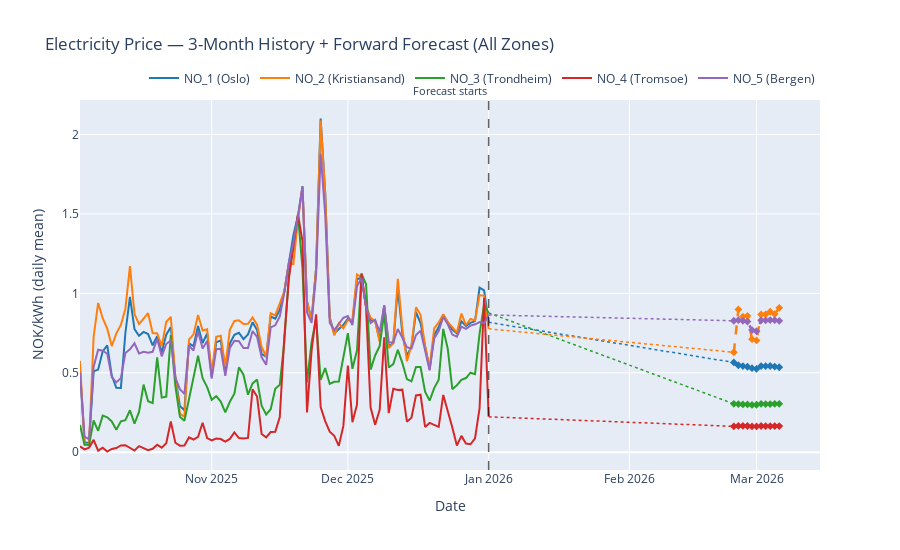

Source (notebook cell):
### Markdown cell above
#
#
 
6
.
 
P
r
i
c
e
 
F
o
r
e
c
a
s
t
 
—
 
H
i
s
t
o
r
i
c
a
l
 
+
 
F
o
r
w
a
r
d
 
(
A
l
l
 
Z
o
n
e
s
)


C
o
m
b
i
n
e
d
 
v
i
e
w
:
 
*
*
3
 
m
o
n
t
h
s
 
o
f
 
a
c
t
u
a
l
 
p
r
i
c
e
s
*
*
 
f
l
o
w
i
n
g
 
i
n
t
o
 
*
*
Y
r
 
w
e
a
t
h
e
r
-
b
a
s
e
d
 
f
o
r
w
a
r
d
 
f
o
r
e
c
a
s
t
*
*
 
f
o
r
 
a
l
l
 
5
 
z
o
n
e
s
.
 
T
h
i
s
 
s
h
o
w
s
 
h
o
w
 
t
h
e
 
f
o
r
e
c
a
s
t
 
c
o
n
n
e
c
t
s
 
t
o
 
r
e
c
e
n
t
 
p
r
i
c
e
 
h
i
s
t
o
r
y
.


-
 
*
*
S
o
l
i
d
 
l
i
n
e
s
*
*
:
 
A
c
t
u
a
l
 
d
a
i
l
y
 
m
e
a
n
 
p
r
i
c
e
s
 
(
l
a
s
t
 
3
 
m
o
n
t
h
s
)

-
 
*
*
D
a
s
h
e
d
 
l
i
n
e
s
 
+
 
m
a
r
k
e
r
s
*
*
:
 
M
L
 
f
o
r
e
c
a
s
t
 
u
s
i
n
g
 
Y
r
 
w
e
a
t
h
e
r
 
(
~
1
0
 
d
a
y
s
 
a
h
e
a
d
)

-
 
*
*
V
e
r
t
i
c
a
l
 
l
i
n
e
*
*
:
 
T
r
a
n
s
i
t
i
o
n
 
f
r
o
m
 
h
i
s
t
o
r
i
c
a
l
 
t
o
 
f
o
r
e
c
a
s
t

### Code cell
# Fetch Yr forecast for all zones and run forward predictions
zone_forecasts: dict[str, pd.DataFrame] = {}
forecast_failed = []

for zone in ZONES:
    print(f"Fetching Yr forecast for {zone} ({ZONE_NAMES[zone]})...", end=" ")
    yr_df = fetch_yr_forecast(zone, cache=True)
    
    if yr_df.empty:
        print("FAILED (no Yr data)")
        forecast_failed.append(zone)
        continue
    
    # Get EUR/NOK rate and last features
    df = zone_data[zone]
    eur_nok = df["eur_nok"].dropna().iloc[-1]
    last_features = df.iloc[-336:]  # 2 weeks of history
    
    # Use best individual model
    best_mt = zone_best_model_type[zone]
    best_model = zone_results[zone]["ensemble"]["models"][best_mt]
    
    fwd = forecast_with_yr(
        model=best_model,
        last_features=last_features,
        yr_forecast_df=yr_df,
        eur_nok=eur_nok,
    )
    
    if not fwd.empty:
        zone_forecasts[zone] = fwd
        print(f"OK: {len(fwd)} hours, mean={fwd['price_nok_kwh'].mean():.3f} NOK/kWh")
    else:
        print("FAILED (empty forecast)")
        forecast_failed.append(zone)
    
    time.sleep(0.5)  # Be polite to MET Norway API

print(f"\nForecasts produced: {len(zone_forecasts)}/{len(ZONES)} zones")
if forecast_failed:
    print(f"Failed zones: {forecast_failed}")

# --- Combined chart: 3 months historical + forward forecast ---
if zone_forecasts:
    # Historical: last 3 months of actual daily mean prices (NOK/kWh)
    hist_start = zone_data[ZONES[0]].index.max() - pd.Timedelta(days=90)
    
    fig = go.Figure()
    
    for zone in ZONES:
        if zone not in zone_forecasts:
            continue
        
        df = zone_data[zone]
        eur_nok = df["eur_nok"].dropna().iloc[-1]
        
        # Historical daily mean (NOK/kWh) — last 3 months
        hist_price = df.loc[df.index >= hist_start, TARGET] * eur_nok / 1000
        hist_daily = hist_price.resample("D").mean().dropna()
        
        # Forward forecast daily mean (NOK/kWh)
        fwd = zone_forecasts[zone]
        fwd_daily = fwd["price_nok_kwh"].resample("D").mean().dropna()
        
        # Historical line (solid)
        fig.add_trace(go.Scatter(
            x=hist_daily.index, y=hist_daily.values,
            name=f"{zone} ({ZONE_NAMES[zone]})",
            line=dict(width=2, color=zone_colors[zone]),
            mode="lines",
            legendgroup=zone,
        ))
        
        # Bridge: connect last historical point to first forecast point
        bridge_x = [hist_daily.index[-1], fwd_daily.index[0]]
        bridge_y = [hist_daily.values[-1], fwd_daily.values[0]]
        fig.add_trace(go.Scatter(
            x=bridge_x, y=bridge_y,
            line=dict(width=1.5, color=zone_colors[zone], dash="dot"),
            mode="lines",
            showlegend=False,
            legendgroup=zone,
        ))
        
        # Forecast line (dashed + markers)
        fig.add_trace(go.Scatter(
            x=fwd_daily.index, y=fwd_daily.values,
            name=f"{zone} forecast",
            line=dict(width=2.5, color=zone_colors[zone], dash="dash"),
            mode="lines+markers",
            marker=dict(size=6, symbol="diamond"),
            legendgroup=zone,
            showlegend=False,
        ))
    
    # Vertical line: transition from historical to forecast
    # Use add_shape + add_annotation instead of add_vline to avoid
    # Plotly bug with timezone-aware Timestamps
    transition_date = zone_data[ZONES[0]].index.max()
    transition_str = str(transition_date)
    fig.add_shape(
        type="line",
        x0=transition_str, x1=transition_str,
        y0=0, y1=1, yref="paper",
        line=dict(color="black", width=1.5, dash="dash"),
        opacity=0.6,
    )
    fig.add_annotation(
        x=transition_str,
        y=1.0, yref="paper",
        text="Forecast starts",
        showarrow=False,
        font=dict(size=11),
        xanchor="right",
        yanchor="bottom",
    )
    
    fig.update_layout(
        title="Electricity Price — 3-Month History + Forward Forecast (All Zones)",
        xaxis_title="Date",
        yaxis_title="NOK/kWh (daily mean)",
        height=550,
        hovermode="x unified",
        legend=dict(orientation="h", yanchor="bottom", y=1.02, xanchor="right", x=1),
    )
    fig.show()
    
    # Summary
    print(f"\nHistorical period: {hist_start.date()} to {transition_date.date()}")
    if zone_forecasts:
        first_fwd = next(iter(zone_forecasts.values()))
        print(f"Forecast period:   {first_fwd.index.min().date()} to {first_fwd.index.max().date()} "
              f"({(first_fwd.index.max() - first_fwd.index.min()).days + 1} days)")
else:
    print("No forecasts available — skipping chart.")
